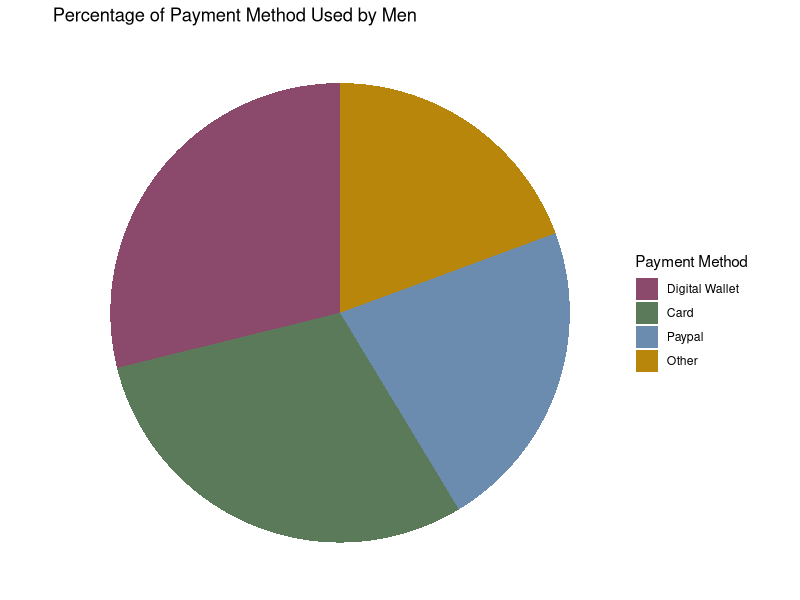
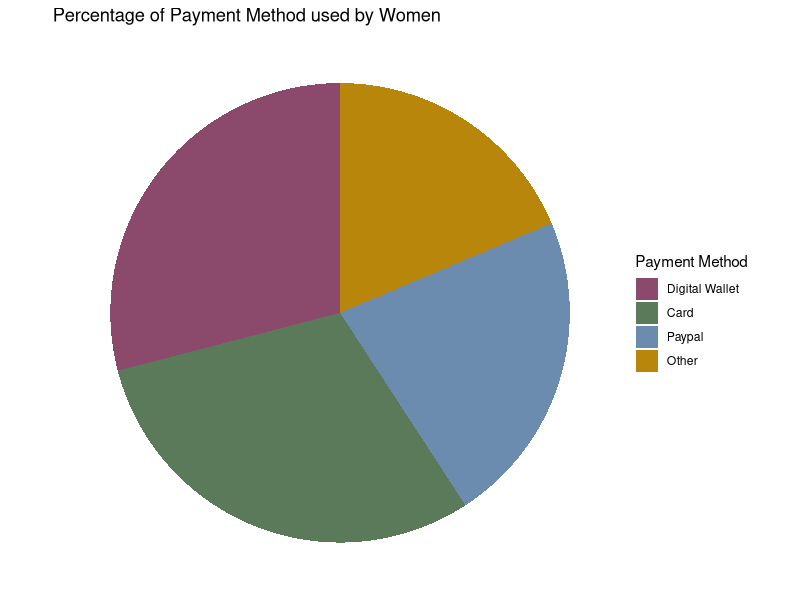
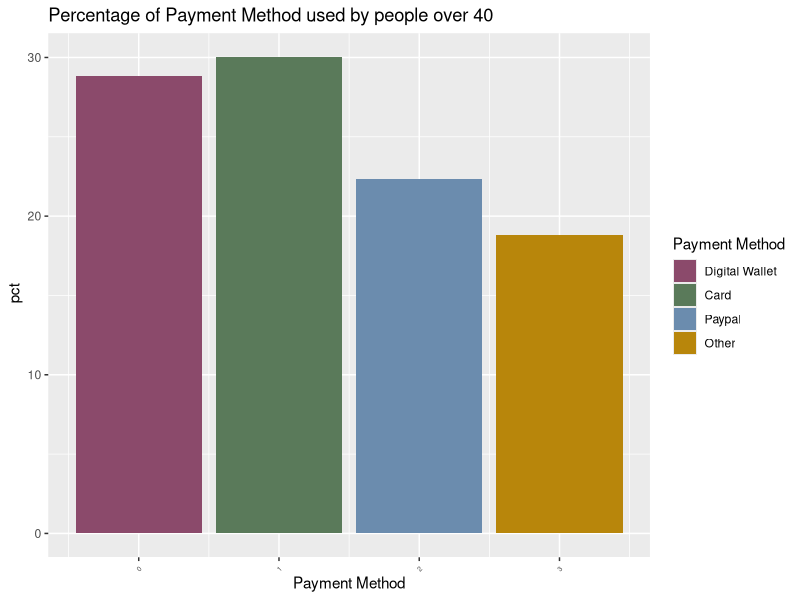
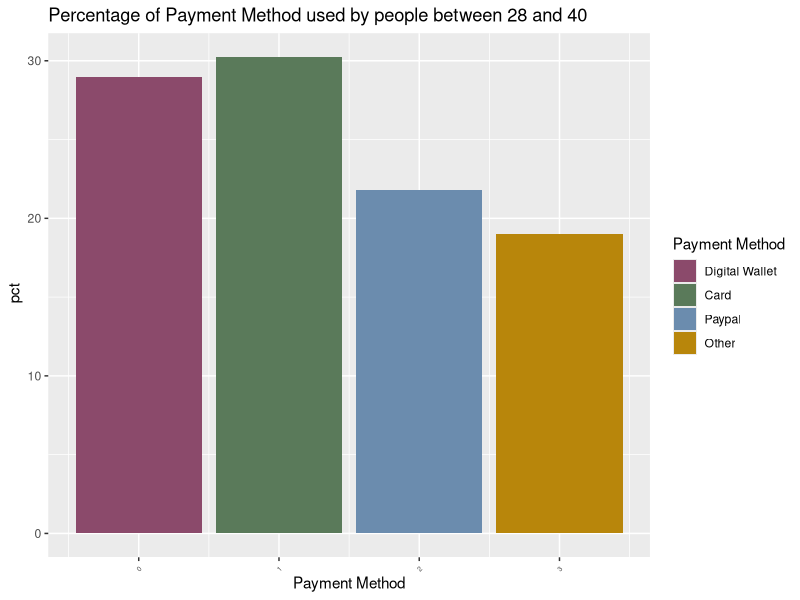
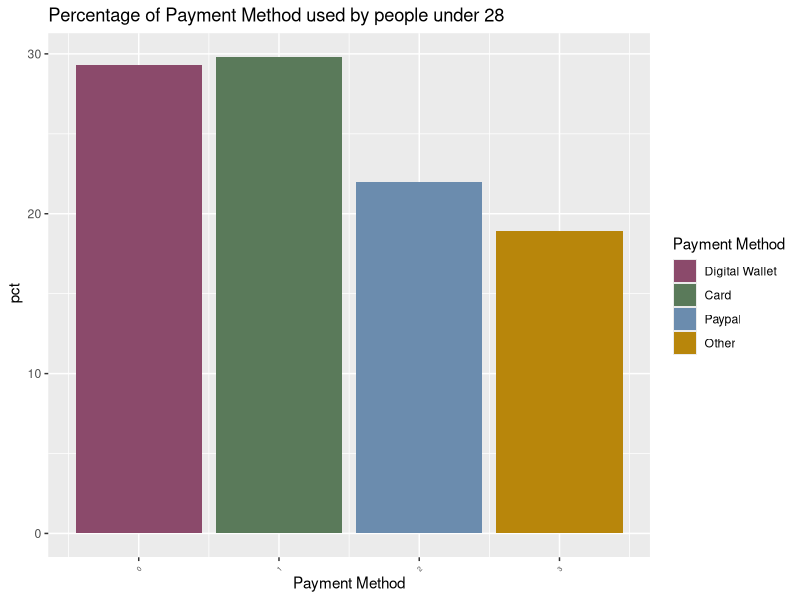

Reproduce these figures in R, in order.

library(ggplot2)
library(dplyr) 
library(readr)
library(tidyverse)
library(corrplot)

CSD <- read.csv("Customer_Sales.csv")
View(CSD)

#View first few rows of data
#head(CSD)

#Get summary statistic of data 
summary(CSD)
str(CSD)

#remove rows with NA value 
CSD <- na.omit(CSD)

#Identify duplicate row 
duplicate_rows <- duplicated(CSD)

#Rename columns 
colnames(CSD) [c(1,4,5,6,7,8,9)] <- c("ID", "Revenue", "Purchases", "Date", "Value", "Method", "Time")
#View (CSD)

sapply(CSD,class)


#convert data type of data
CSD_clean <- CSD %>%
  mutate(Date = as.Date(Date, format = "%d.%m.%y"))
#View(CSD_clean)

sapply(CSD_clean,class)

CSD_clean <- CSD_clean %>%
  mutate(Age_Group = ifelse(Age < 28, "Young",ifelse(Age < 40, "Middle", "Old")))


CSD_male <- filter(CSD_clean, Gender == 0)  # filter out males

CSD_cleanedmale <- CSD_male %>% 
  count(Method) %>%
  mutate (pct = n / sum(n) * 100) # calculate percentages

#View(CSD_cleanedmale)



CSD_female <- filter(CSD_clean, Gender == 1) #filter out females

CSD_cleanedfemale <- CSD_female %>% 
  count(Method) %>%
  mutate (pct = n / sum(n) * 100) # calculate percentages

#View(CSD_cleanedfemale)


# filter out old people

CSD_old <- filter(CSD_clean, Age_Group == "Old")

CSD_cleanedold <- CSD_old %>% 
  count(Method) %>%
  mutate (pct = n / sum(n) * 100) # calculate percentages

#View(CSD_cleanedold)


# filter out middle people

CSD_middle <- filter(CSD_clean, Age_Group == "Middle")

CSD_cleanedmiddle <- CSD_middle %>% 
  count(Method) %>%
  mutate (pct = n / sum(n) * 100) # calculate percentages

#View(CSD_cleanedmiddle)


# filter out young people


CSD_young <- filter(CSD_clean, Age_Group == "Young")

CSD_cleanedyoung <- CSD_young %>% 
  count(Method) %>%
  mutate (pct = n / sum(n) * 100) # calculate percentages

#View(CSD_cleanedyoung)



# pie chart of male payment method

ggplot(CSD_cleanedmale) +
  geom_bar(aes(x = "", y = pct, fill = factor(Method)), stat = "identity") +
  coord_polar("y", start = 0) +
  theme_void() +
  labs(title = "Percentage of Payment Method Used by Men") +
  scale_fill_manual(
    name = "Payment Method",
    values = c("0" = "#8B4A6B", "1" = "#5A7A5A", "2" = "#6B8CAE", "3" = "#B8860B"),
    labels = c("0" = "Digital Wallet", "1" = "Card", "2" = "Paypal", "3" = "Other")
  )

# asked AI for syntax of pie chart


# chart for payment method of women
ggplot(CSD_cleanedfemale) +
  geom_bar(aes(x = "", y = pct, fill = factor(Method)), stat = "identity") +
  coord_polar("y", start = 0) +
  theme_void() +
  labs(title = "Percentage of Payment Method used by Women") +
  scale_fill_manual( name = "Payment Method",
    values = c("0" = "#8B4A6B", "1" = "#5A7A5A", "2" = "#6B8CAE", "3" = "#B8860B"),
    labels = c("0" = "Digital Wallet", "1" = "Card", "2" = "Paypal", "3" = "Other")
  )




#Chart for payment method of old people 

# chart old people payment method
ggplot (CSD_cleanedold)+
  geom_col(aes ( x = Method, y = pct, fill = factor (Method)))+
  theme(axis.text.x = element_text(size = 5 , angle = 45 , vjust = 0.5))+
  labs ( title = "Percentage of Payment Method used by people over 40",
         x = "Payment Method",
         y = " pct" ) +
  scale_fill_manual(
    name= "Payment Method",
    values = c("0" = "#8B4A6B", "1" = "#5A7A5A", "2"= "#6B8CAE", "3"="#B8860B"),
    labels = c("0" = "Digital Wallet", "1" = "Card", "2" ="Paypal","3"="Other")
  ) #ai fixed + on wrong line



# chart middle aged people payment method
ggplot (CSD_cleanedmiddle)+
  geom_col(aes ( x = Method, y = pct, fill = factor (Method)))+
  theme(axis.text.x = element_text(size = 5 , angle = 45 , vjust = 0.5))+
  labs ( title = "Percentage of Payment Method used by people between 28 and 40",
         x = "Payment Method",
         y = " pct" ) +
  scale_fill_manual(
    name= "Payment Method",
    values = c("0" = "#8B4A6B", "1" = "#5A7A5A", "2"= "#6B8CAE", "3"="#B8860B"),
    labels = c("0" = "Digital Wallet", "1" = "Card", "2" ="Paypal","3"="Other")
  ) #ai fixed + on wrong line


# chart young people payment method
ggplot (CSD_cleanedyoung)+
  geom_col(aes ( x = Method, y = pct, fill = factor (Method)))+
  theme(axis.text.x = element_text(size = 5 , angle = 45 , vjust = 0.5))+
  labs ( title = "Percentage of Payment Method used by people under 28",
         x = "Payment Method",
         y = " pct" ) +
  scale_fill_manual(
    name= "Payment Method",
    values = c("0" = "#8B4A6B", "1" = "#5A7A5A", "2"= "#6B8CAE", "3"="#B8860B"),
    labels = c("0" = "Digital Wallet", "1" = "Card", "2" ="Paypal","3"="Other")
  ) #ai fixed + on wrong line
